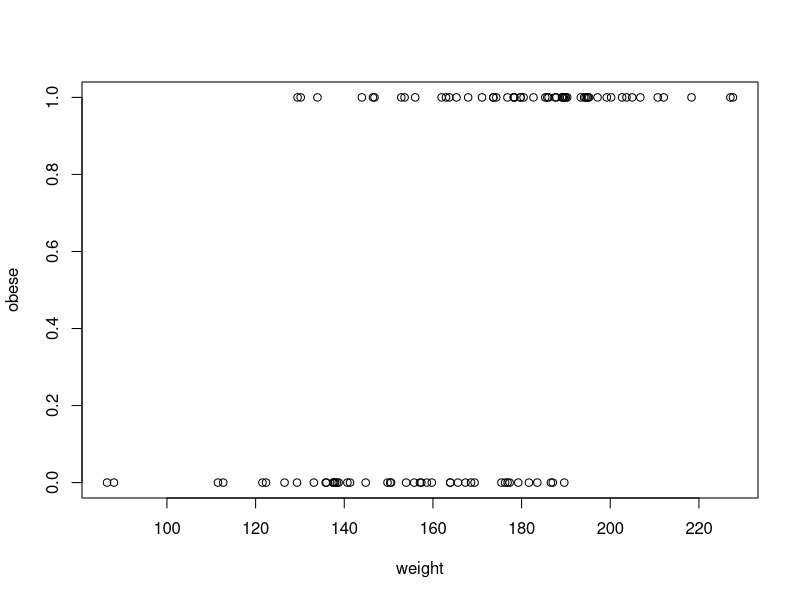
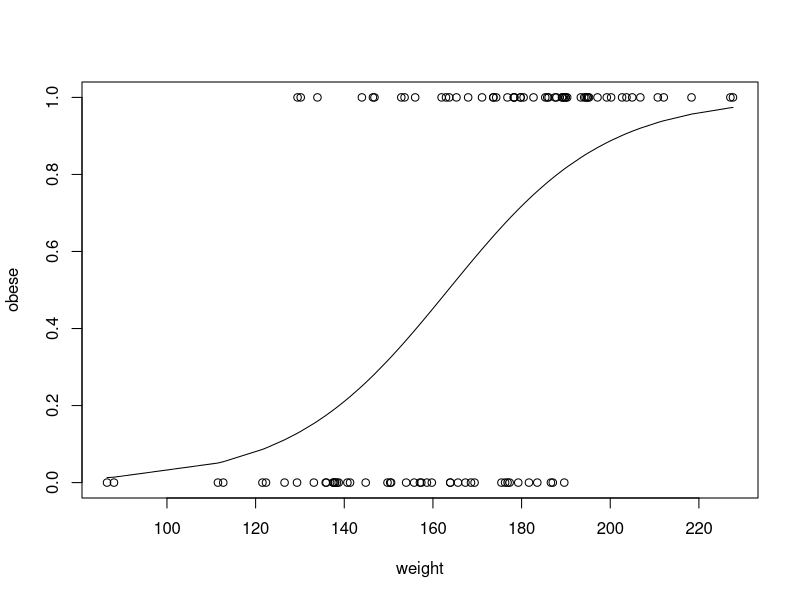
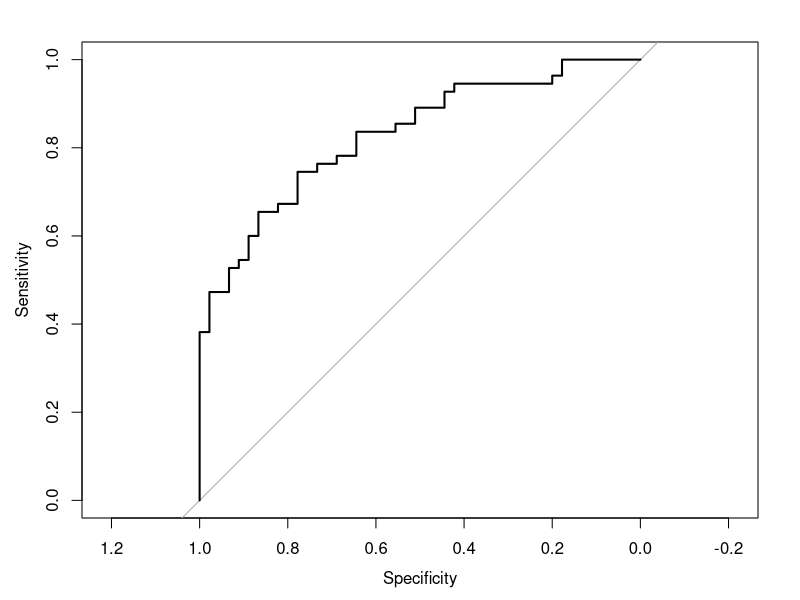
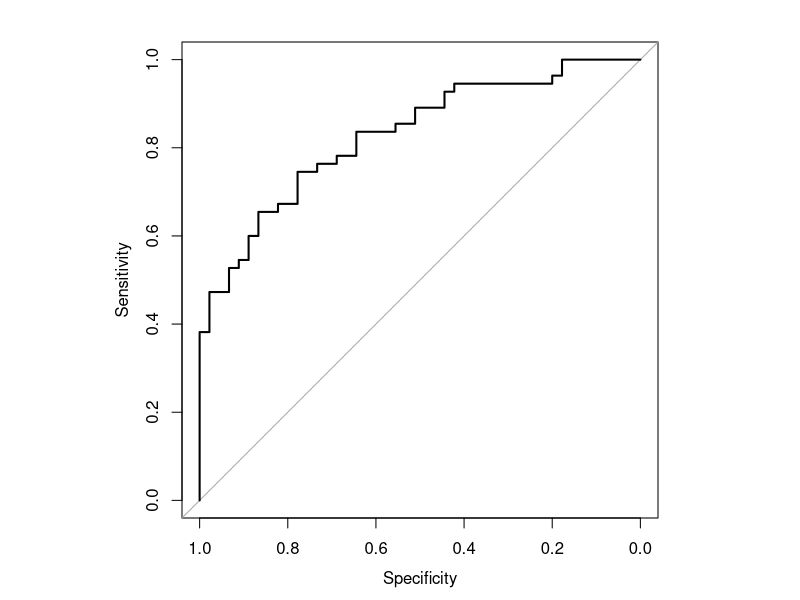
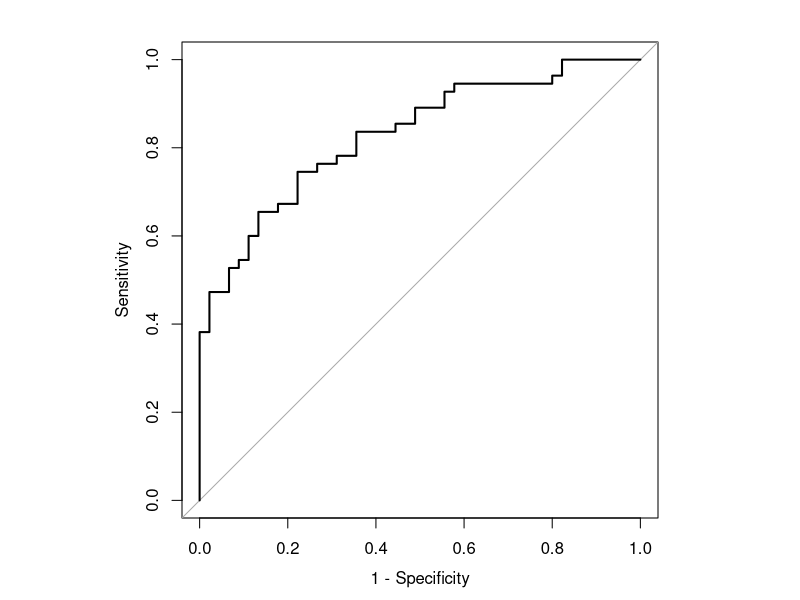
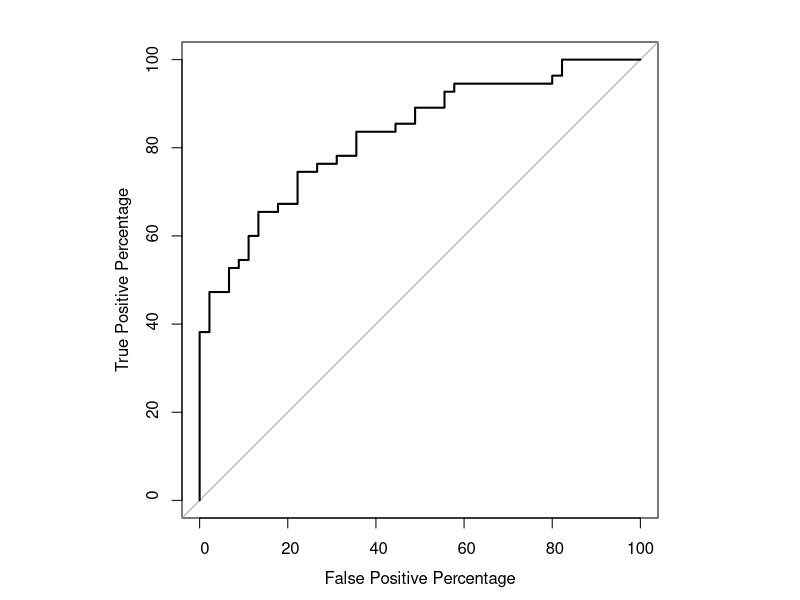
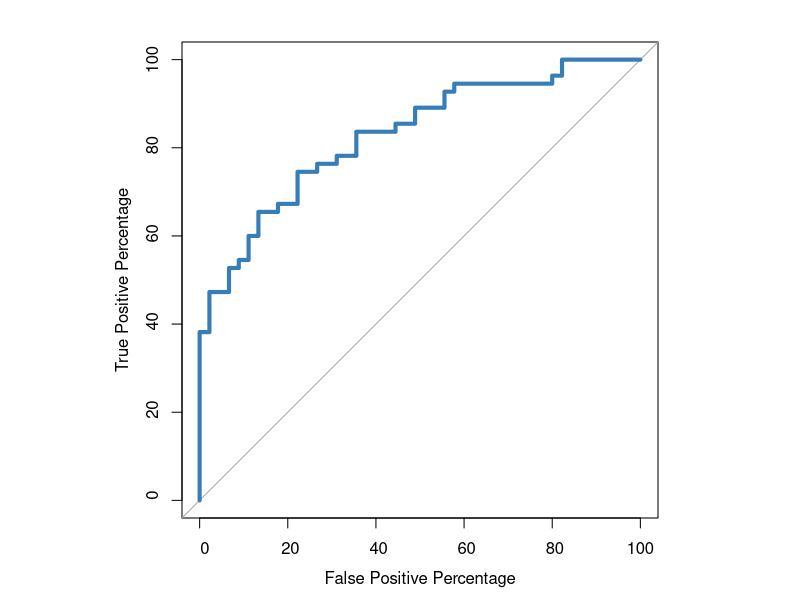
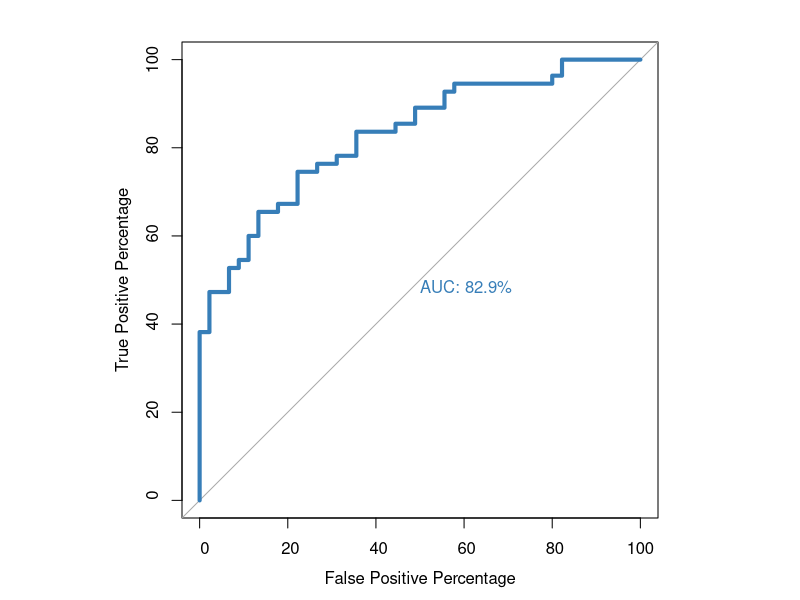

The R script that drew these images, in order:
## ---- chunk 1
#install.packages("pROC")
library(pROC)
#install.packages("randomForest")
library(randomForest)
## ---- chunk 2
set.seed(420)
num.samples <- 100
weight <- sort(rnorm(n=num.samples, mean=172, sd=29))
# sort() function to sort the numbers from low to high
obese <- ifelse(test=(runif(n=num.samples) < (rank(weight)/100)), yes=1, no=0)
# The way we are going to classify a sample as obese is to start by using the rank() function, the rank() function to rank the weights, from lightest to heaviest
# Then we scale the ranks by 100, this means the lightest sample will=1/100=0.01, and the heaviest sample will=100/100=1
# The 'if smaller than obese, otherwise not obese' is performed by the ifelse() function and the results are stored in a variable called obese.
plot(x=weight, y=obese)
## ---- chunk 3
glm.fit=glm(obese ~ weight, family=binomial)
plot(x=weight, y=obese)
lines(weight, glm.fit$fitted.values)
## ---- chunk 4
roc(obese, glm.fit$fitted.values, plot=TRUE)
# we use the roc() function from the rROC library to draw the ROC graph, we pass in the known classifications, obese or not obese, for each sample and the estimated probabilities that each sample is obese, and we tell the roc function to draw the graph, not just calucate all of the numbers used to draw the graph.
par(pty ='s')
# to get rid of the ugly padding, we have to use the par() function and muck around with the graphics parameters. In this case, we set pty, aka "the plot type" to s, which is short for "square"
roc(obese, glm.fit$fitted.values, plot=TRUE)
roc(obese, glm.fit$fitted.values, plot=TRUE, legacy.axes=TRUE)
roc(obese, glm.fit$fitted.values, plot=TRUE, legacy.axes=TRUE, percent=TRUE, xlab="False Positive Percentage", ylab="True Positive Percentage")
roc(obese, glm.fit$fitted.values, plot=TRUE, legacy.axes=TRUE, percent=TRUE, xlab="False Positive Percentage", ylab="True Positive Percentage", col="#377eb8", lwd=4)
## ---- chunk 5
roc.info <- roc(obese, glm.fit$fitted.values, legacy.axes=TRUE)
# we can access those thresholds by saving the calculations that the roc() function does in a variable
roc.df <- data.frame(tpp=roc.info$sensitivities*100,
                     fpp=(1-roc.info$specificities)*100,
                     thresholds=roc.info$thresholds)
head(roc.df)
## ---- chunk 6
tail(roc.df)
## ---- chunk 7
roc.df[roc.df$tpp > 60 & roc.df$tpp < 80, ]
## ---- chunk 8
par(pty ='s')
roc(obese, glm.fit$fitted.values, plot=TRUE, legacy.axes=TRUE, percent=TRUE, xlab="False Positive Percentage", ylab="True Positive Percentage", col="#377eb8", lwd=4, print.auc=TRUE)
## ---- chunk 9
par(pty ='s')
roc(obese, glm.fit$fitted.values, plot=TRUE, legacy.axes=TRUE, percent=TRUE, xlab="False Positive Percentage", ylab="True Positive Percentage", col="#377eb8", lwd=4, print.auc=TRUE, print.auc.x=45, partial.auc=c(100,90), auc.polygon=TRUE, auc.polygon.col="#377eb822")
# print.auc=TRUE: to print and draw the partial AUC, we start by setting the print.auc parameter to TRUE
# print.auc.x=45: specify where along the x-axis you want the AUC to be printed, otherwise the text might overlap something important. [location]
# partial.auc=c(100,90): set partial.auc to the range of specificity values that we want to focus on. NOTE: the range of values is in terms of specificity, not 1-specificity. So 100% specificity corresponds to 0% on our 1-specificity axis, and 90% specificity corresponds to 10% on our 1-specificity axis.
# auc.polygon=TRUE: we draw the partial area under the curve by setting auc.polygon to TRUE.
# auc.polygon.col ="#377eb822": specify the polygon's color. NOTE: add two digits to the end (22) to make the color semi-transparent.
## ---- chunk 10
rf.model <- randomForest(factor(obese)~weight)
## ---- chunk 11
par(pty ='s')
roc(obese, glm.fit$fitted.values, plot=TRUE, legacy.axes=TRUE, percent=TRUE, xlab="False Positive Percentage", ylab="True Positive Percentage", col="#377eb8", lwd=4, print.auc=TRUE)
plot.roc(obese, rf.model$votes[,1], percent=TRUE, col="#4daf4a", lwd=4, print.auc=TRUE, add=TRUE, print.auc.y=40)
# plot.roc() function
# rf.model$votes[,1]: pass in the number of trees in the forest that voted correctly.
# add=TRUE: so that this ROC curve is added to an existing graph
# print.auc.y=40: so that the AUC for the random forest is printed below the AUC for the logistic regression.
legend("bottomright", legend=c("Logistic Regression", "Random Forest"), col=c("#377eb8","#4daf4a"), lwd=4)
par(pty="m")
# once we're all done drawing ROC graphs, we need to reset the pty graphical parameter back to its default value, m, which is short of Maximum. As in, "use the maximum amount of space provided to draw graphs"
